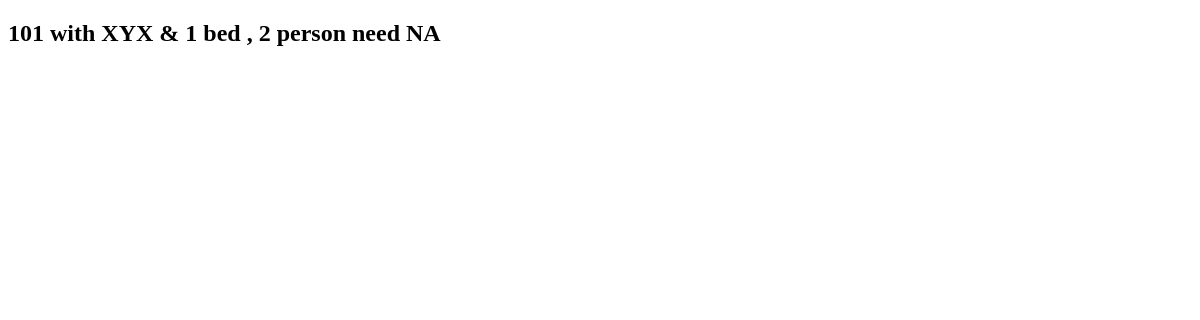
Before: /room/ with the older database file.
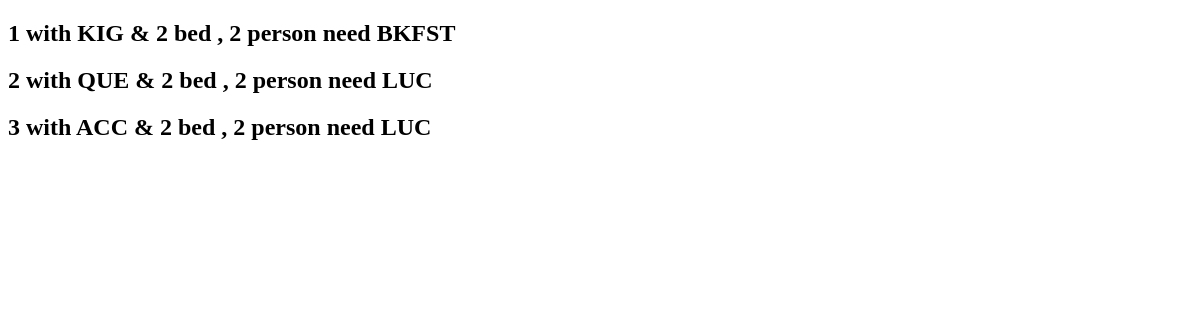
After: the same page with the newer database file.
### yoyo/models.py (models this page shows)
class Room(models.Model):
    ROOM_TYPES={
        ('NOR','NORMAL'),
        ('ACC','AC'),
        ('NAC','NON-AC'),
        ('KIG','KING'),
        ('QUE','QUEEN'),
        ('XYX','COUPLE-FRIENDLY'),
    }
    MEAL_TYPES={
        ('BKFST','BREAKFAST'),
        ('LUC','LUNCH'),
        ('DIN','DINNER'),
        ('NA','NOTHING'),
    }
    IDPROOF_TYPES={
        ('AAD','AADHAR'),
        ('DLI','DRIVING-LICENCE'),
        ('PAS','PASSPORT'),
    }
    number = models.IntegerField()
    types = models.CharField(max_length=3, choices=ROOM_TYPES)
    beds = models.IntegerField()
    capacity = models.IntegerField()
    meals = models.CharField(default="none",max_length=5, choices=MEAL_TYPES)
    idcard = models.CharField(default="none",max_length=3, choices=IDPROOF_TYPES)
    def __str__(self):
        return f'{self.number} with {self.types} & {self.beds} bed , {self.capacity} person need {self.meals}'    # F is a new format to represent the string

### yoyo/views.py (the view)
# urls.py: path('room/', RoomList.as_view(), name='RoomList'), # as_view is used here to call class based view
class RoomList(ListView):
    model = Room

### yoyo/templates/yoyo/room_list.html (shortened to what this page needs)
<!DOCTYPE html>
<html>
    <head>
    </head>
    <body>
        {%for room in room_list%}
        <h2>{{room}}</h2>
        {% endfor %}
    </body>
</html>

Changed rows visible on the page:
removed Room: number+types+beds "101 with XYX & 1 bed , 2 person need NA"
added Room: number+types+beds "1 with KIG & 2 bed , 2 person need BKFST"
added Room: number+types+beds "2 with QUE & 2 bed , 2 person need LUC"
added Room: number+types+beds "3 with ACC & 2 bed , 2 person need LUC"
